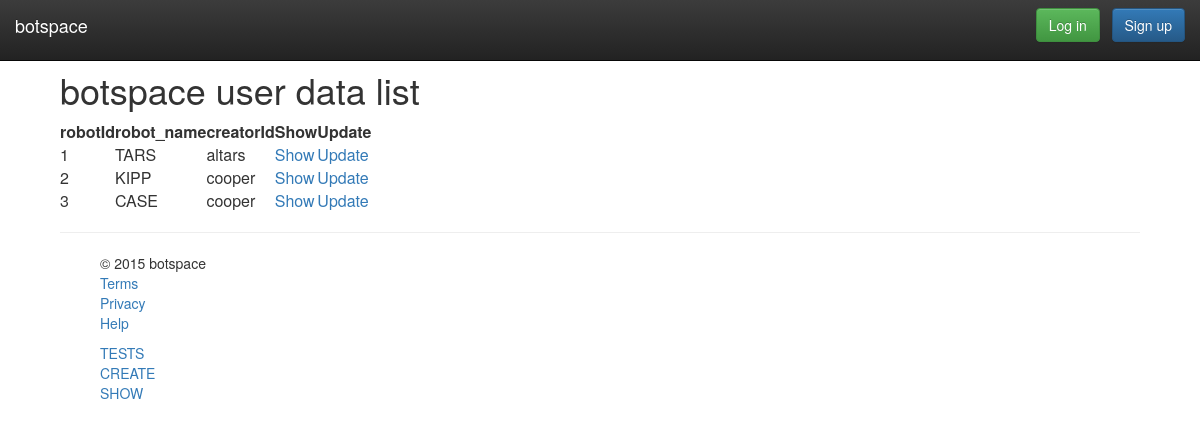
Page /WebContent/robotdata/show/all on the committed database.
### tables this page shows
CREATE TABLE RobotData (
  robotId		 	 int(11) NOT NULL AUTO_INCREMENT,
  robot_name		 varchar(32) UNIQUE NOT NULL,
  status			 varchar(30) NOT NULL,
  PRIMARY KEY (robotId)
);

CREATE TABLE UserData (
  userDataId		 int(11) NOT NULL AUTO_INCREMENT,
  userId			 int(11) NOT NULL,
  user_name			 varchar(30) UNIQUE NOT NULL,
  skill_level		 varchar(30) NOT NULL,
  profile_pic		 varchar(255),
  started_hobby 	 DATE,
  date_created		 TIMESTAMP DEFAULT CURRENT_TIMESTAMP,
  fav_color		 	 char(7) NOT NULL,
  url				 varchar(255),
  phone				 varchar(255),
  PRIMARY KEY (userDataId),
  FOREIGN KEY (userId) REFERENCES Users(userId)
);

### WebContent/models/RobotData.class.php (called while the page is built, shortened)
<?php
include_once ("Messages.class.php");
class RobotData {
	private $formInput;
	private $robotId;
	private $robot_name;
	public function __construct($formInput = null) {
		$this->formInput = $formInput;
	}
	public function setRobotId($id) {
		$this->robotId = $id;
	}
	public function getRobotId() {
		return $this->robotId;
	}
	public function getRobotName() {
		return $this->robot_name;
	}
	private function extractForm($valueName) {
		$value = "";
		if (isset($this->formInput[$valueName])) {
			if (!is_array($this->formInput[$valueName])) {
				$value = trim($this->formInput[$valueName]);
				$value = stripslashes ($value);
				$value = htmlspecialchars ($value);
			} else {
				$value = array();
				foreach ($this->formInput[$valueName] as $arrayValue) {
					$tempValue = htmlspecialchars($arrayValue);
					array_push($value, $tempValue);
				}
			}
			return $value;
		}
	}
	private function validateName() {
		$this->robot_name = $this->extractForm('robot_name');
	}
}
?>

### WebContent/models/RobotDataDB.class.php (called while the page is built, shortened)
<?php
class RobotDataDB {
	public static function getRobotDataRowSetsBy($type = null, $value = null) {
		$allowedTypes = ['robotId', 'robotId', 'robot_name', 'status'];
		$robotDataRowSets = array();
		try {
			$db = Database::getDB();
			$query = "SELECT robotId, robot_name, status FROM RobotData";
			if (!is_null($type)) {
				if (!in_array($type, $allowedTypes))
					throw new PDOException("$type not an allowed search criterion for RobotData");
				$query = $query . " WHERE ($type = :$type)";
				$statement = $db->prepare($query);
				$statement->bindParam(":$type", $value);
			} else {
				$query = $query . " ORDER BY robotId ASC";
				$statement = $db->prepare($query);
			}
			$statement->execute();
			$robotDataRowSets = $statement->fetchAll(PDO::FETCH_ASSOC);
		} catch (Exception $e) {
			echo "<p>Error getting robot data rows by $type: " . $e->getMessage(). "</p>";
		}
		return $robotDataRowSets;
	}
	public static function getRobotDataBy($type = null, $value = null) {
		$robotDataRows = RobotDataDB::getRobotDataRowSetsBy($type, $value);
		return RobotDataDB::getRobotDataArray($robotDataRows);
	}
	public static function getRobotDataArray($rowSets) {
		$robotsData = array();
		if (!empty($rowSets)) {
			foreach ($rowSets as $robotDataRow) {
				$robotDataRow['creators'] = RobotAssocsDB::getRobotAssocValuesBy('robotId', $robotDataRow['robotId'], "creatorId");
				$robotData = new RobotData($robotDataRow);
				$robotId = $robotDataRow['robotId'];
				$robotData->setRobotId($robotId);
				array_push($robotsData, $robotData);
			}
		}
		return $robotsData;
	}
}
?>

### WebContent/models/Messages.class.php (called while the page is built, shortened)
<?php
class Messages {
	public static function setErrors($filename) {
		foreach (file($filename) as $line) {
			list($key, $value) = explode(' ', $line, 2) + array(NULL, NULL);
		}
	}
}

### WebContent/models/UserData.class.php (called while the page is built, shortened)
<?php
include_once ("Messages.class.php");
class UserData {
	private $formInput;
	private $user_name;
	public function __construct($formInput = null) {
		$this->formInput = $formInput;
	}
	private function extractForm($valueName) {
		$value = "";
		if (isset($this->formInput[$valueName])) {
			if (!is_array($this->formInput[$valueName])) {
				$value = trim($this->formInput[$valueName]);
				$value = stripslashes($value);
				$value = htmlspecialchars($value);
			}
			return $value;
		}
	}
	public function getUserName() {
		return $this->user_name;
	}
	private function validateUserName() {
		$this->user_name = $this->extractForm('user_name');
	}
}
?>

### WebContent/models/UserDataDB.class.php (called while the page is built, shortened)
<?php
class UserDataDB {
	public static function getUserDataRowSetsBy($type = null, $value = null) {
		$allowedTypes = ['userDataId', 'userId', 'user_name', 'skill_level', 'skill_areas', 'robot_name'];
		$userDataRowSets = array();
		try {
			$db = Database::getDB();
			$query = "SELECT userDataId, userId, user_name, skill_level, profile_pic,
					started_hobby, fav_color, url, phone FROM UserData";
			if (!is_null($type)) {
				$query = $query . " WHERE ($type = :$type)";
				$statement = $db->prepare($query);
				$statement->bindParam(":$type", $value);
			} else {
				$query = $query . " ORDER BY userDataId ASC";
				$statement = $db->prepare($query);
			}
			$statement->execute();
			$userDataRowSets = $statement->fetchAll(PDO::FETCH_ASSOC);
		} catch (Exception $e) {
			echo "<p>Error getting user rows by $type: " . $e->getMessage() . "</p>";
		}
		return $userDataRowSets;
	}
	public static function getUserDataBy($type = null, $value = null) {
		$userDataRows = UserDataDB::getUserDataRowSetsBy($type, $value);
		return UserDataDB::getUserDataArray($userDataRows);
	}
	public static function getUserDataArray($rowSets) {
		$usersData = array();
		if (!empty($rowSets)) {
			foreach ($rowSets as $userDataRow) {
				$userData = new UserData($userDataRow);
				$userDataId = $userDataRow['userDataId'];
				$userData->setUserDataId($userDataId);
				$skillAssocs = SkillAssocsDB::getSkillAssocsBy('userDataId', $userDataId);
				$skill_areas = array();
				foreach ($skillAssocs as $skillAssoc) {
					$skillId = $skillAssoc->getSkillId();
					$skill_name = Skill::$SKILL_AREAS[$skillId - 1];
					array_push($skill_areas, $skill_name);
				}
				$userData->setSkillAreas($skill_areas);
				array_push($usersData, $userData);
			}
		}
		return $usersData;
	}
}
?>

### WebContent/views/RobotDataView.class.php (the view, shortened to what this page needs)
<?php
class RobotDataView {
	public static function showAll() {
		if (array_key_exists('headertitle', $_SESSION)) {
			MasterView::showHeader();
		}
		$robotData = (array_key_exists('robotData', $_SESSION)) ? $_SESSION['robotData'] : array();
		$creators = (array_key_exists('creators', $_SESSION)) ? $_SESSION['creators'] : array();
		$base = (array_key_exists('base', $_SESSION)) ? $_SESSION['base'] : "";
		echo "<h1>botspace user data list</h1>";
		echo "<table>";
		echo "<thead>";
		echo "<tr><th>robotId</th><th>robot_name</th><th>creatorId</th><th>Show</th><th>Update</th>";
		echo "</thead>"."\n";
		echo "<tbody>";
		foreach ($robotData as $key => $data) {
			echo '<tr>';
			echo '<td>'.$data->getRobotId().'</td>';
			echo '<td>'.$data->getRobotName().'</td>';
			echo '<td>';
			foreach ($creators[$key] as $creator) {
				echo $creator->getUserName()." ";
			}
			echo '</td>';
			echo '<td><a href="/'.$base.'/robotdata/show/'.$data->getRobotId().'">Show</a></td>';
			echo '<td><a href="/'.$base.'/robotdata/update/'.$data->getRobotId().'">Update</a></td>';
			echo '<tr>'."\n";
		}
		echo "</tbody>";
		echo "</table>\n";
	}
}
?>

### WebContent/css/site.css (style rules this page uses)
body { padding-top: 50px; padding-bottom: 20px; width: 90%; margin: 0 auto; }

### rows in the picture
robotdata: robotId "1", robot_name "TARS"
userdata: user_name "altars"
robotdata: robotId "2", robot_name "KIPP"
userdata: user_name "cooper"
robotdata: robotId "3", robot_name "CASE"
